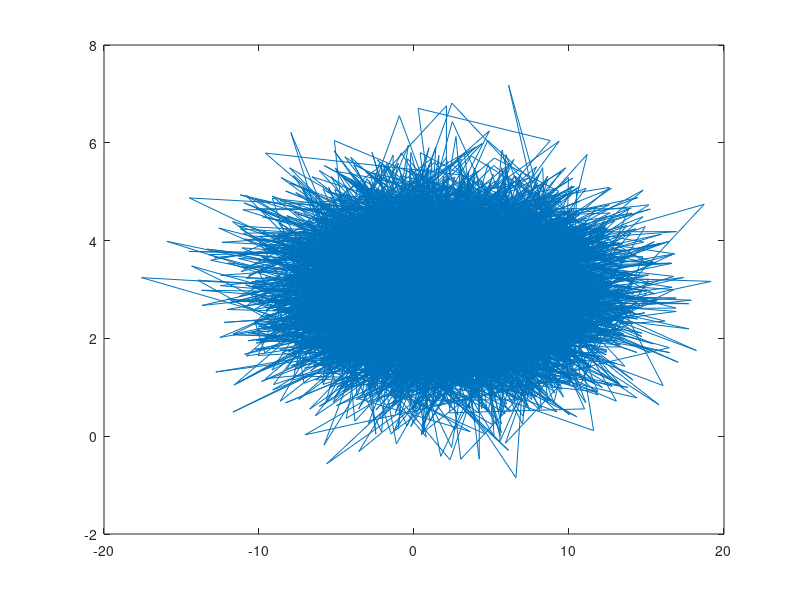

Write MATLAB code to recreate this figure.
% a)
values = rand(1, 10000) * 2 - 1;
groups = [-1.00: 0.02: 1.00];
count = histc(values, groups);
plot(groups, count);

% b)
values = randn(1, 10000);
groups = [-5.00: 0.1: 5.00];
count = histc(values, groups);
plot(groups, count);

values = normrnd(5, 3, 1, 100000);
histfit(values, 100);

% c)
x = normrnd(2, 5, 1, 10000);
y = normrnd(3, 1, 1, 10000);
plot(x, y);
